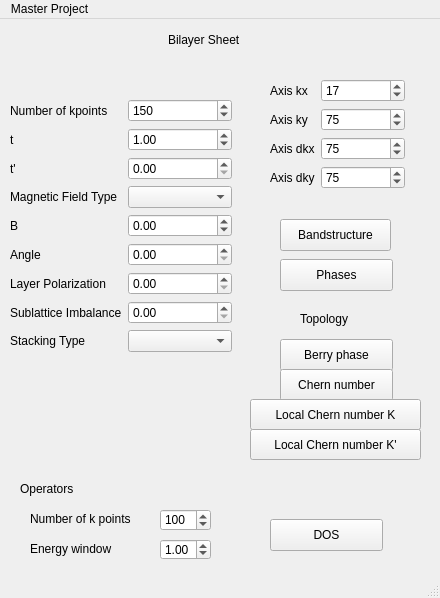
<?xml version="1.0" encoding="UTF-8"?>
<ui version="4.0">
 <class>Monolayer</class>
 <widget class="QMainWindow" name="Monolayer">
  <property name="geometry">
   <rect>
    <x>0</x>
    <y>0</y>
    <width>440</width>
    <height>598</height>
   </rect>
  </property>
  <property name="maximumSize">
   <size>
    <width>440</width>
    <height>790</height>
   </size>
  </property>
  <property name="windowTitle">
   <string>MainWindow</string>
  </property>
  <widget class="QWidget" name="Monolayer_2">
   <widget class="QWidget" name="verticalLayoutWidget">
    <property name="geometry">
     <rect>
      <x>10</x>
      <y>10</y>
      <width>231</width>
      <height>22</height>
     </rect>
    </property>
    <layout class="QHBoxLayout" name="horizontalLayout">
     <item>
      <spacer name="horizontalSpacer">
       <property name="orientation">
        <enum>Qt::Horizontal</enum>
       </property>
       <property name="sizeHint" stdset="0">
        <size>
         <width>40</width>
         <height>20</height>
        </size>
       </property>
      </spacer>
     </item>
     <item>
      <widget class="QLabel" name="label">
       <property name="text">
        <string>Bilayer Sheet</string>
       </property>
      </widget>
     </item>
    </layout>
   </widget>
   <widget class="QWidget" name="layoutWidget">
    <property name="geometry">
     <rect>
      <x>10</x>
      <y>80</y>
      <width>222</width>
      <height>341</height>
     </rect>
    </property>
    <layout class="QFormLayout" name="formLayout">
     <item row="1" column="0">
      <widget class="QLabel" name="label_12">
       <property name="text">
        <string>Number of kpoints</string>
       </property>
      </widget>
     </item>
     <item row="1" column="1">
      <widget class="QSpinBox" name="Nk">
       <property name="maximum">
        <number>300</number>
       </property>
       <property name="value">
        <number>150</number>
       </property>
      </widget>
     </item>
     <item row="2" column="0">
      <widget class="QLabel" name="label_3">
       <property name="text">
        <string>t</string>
       </property>
      </widget>
     </item>
     <item row="2" column="1">
      <widget class="QDoubleSpinBox" name="Hoppingt2">
       <property name="whatsThis">
        <string extracomment="INtra layer hopping"/>
       </property>
       <property name="locale">
        <locale language="English" country="UnitedKingdom"/>
       </property>
       <property name="decimals">
        <number>2</number>
       </property>
       <property name="minimum">
        <double>0.000000000000000</double>
       </property>
       <property name="maximum">
        <double>3.000000000000000</double>
       </property>
       <property name="singleStep">
        <double>0.010000000000000</double>
       </property>
       <property name="value">
        <double>1.000000000000000</double>
       </property>
      </widget>
     </item>
     <item row="3" column="0">
      <widget class="QLabel" name="label_4">
       <property name="text">
        <string>t'</string>
       </property>
      </widget>
     </item>
     <item row="3" column="1">
      <widget class="QDoubleSpinBox" name="Hoppingtprime2">
       <property name="whatsThis">
        <string extracomment="Inter layer hopping"/>
       </property>
       <property name="locale">
        <locale language="English" country="UnitedKingdom"/>
       </property>
       <property name="showGroupSeparator" stdset="0">
        <bool>false</bool>
       </property>
       <property name="minimum">
        <double>0.000000000000000</double>
       </property>
       <property name="maximum">
        <double>1.000000000000000</double>
       </property>
       <property name="singleStep">
        <double>0.010000000000000</double>
       </property>
      </widget>
     </item>
     <item row="5" column="0">
      <widget class="QLabel" name="label_11">
       <property name="text">
        <string>Magnetic Field Type</string>
       </property>
      </widget>
     </item>
     <item row="5" column="1">
      <widget class="QComboBox" name="SelectBBil"/>
     </item>
     <item row="7" column="0">
      <widget class="QLabel" name="label_5">
       <property name="text">
        <string>B</string>
       </property>
      </widget>
     </item>
     <item row="7" column="1">
      <widget class="QDoubleSpinBox" name="Magneticfield2">
       <property name="toolTipDuration">
        <number>-2</number>
       </property>
       <property name="whatsThis">
        <string extracomment="Magnetic field strength"/>
       </property>
       <property name="locale">
        <locale language="English" country="UnitedKingdom"/>
       </property>
       <property name="minimum">
        <double>-5.000000000000000</double>
       </property>
       <property name="maximum">
        <double>5.000000000000000</double>
       </property>
       <property name="singleStep">
        <double>0.010000000000000</double>
       </property>
      </widget>
     </item>
     <item row="10" column="0">
      <widget class="QLabel" name="label_6">
       <property name="text">
        <string>Layer Polarization</string>
       </property>
      </widget>
     </item>
     <item row="10" column="1">
      <widget class="QDoubleSpinBox" name="OnsiteV">
       <property name="whatsThis">
        <string extracomment="On-site potential"/>
       </property>
       <property name="locale">
        <locale language="English" country="UnitedKingdom"/>
       </property>
       <property name="maximum">
        <double>1.000000000000000</double>
       </property>
       <property name="singleStep">
        <double>0.010000000000000</double>
       </property>
      </widget>
     </item>
     <item row="13" column="0">
      <widget class="QLabel" name="label_8">
       <property name="text">
        <string>Stacking Type</string>
       </property>
      </widget>
     </item>
     <item row="13" column="1">
      <widget class="QComboBox" name="SelectStack"/>
     </item>
     <item row="8" column="1">
      <widget class="QDoubleSpinBox" name="BAngle">
       <property name="locale">
        <locale language="English" country="UnitedKingdom"/>
       </property>
       <property name="maximum">
        <double>4.000000000000000</double>
       </property>
       <property name="singleStep">
        <double>0.100000000000000</double>
       </property>
      </widget>
     </item>
     <item row="8" column="0">
      <widget class="QLabel" name="label_20">
       <property name="text">
        <string>Angle</string>
       </property>
      </widget>
     </item>
     <item row="11" column="1">
      <widget class="QDoubleSpinBox" name="OnsiteV_2">
       <property name="whatsThis">
        <string extracomment="On-site potential"/>
       </property>
       <property name="locale">
        <locale language="English" country="UnitedKingdom"/>
       </property>
       <property name="maximum">
        <double>1.000000000000000</double>
       </property>
       <property name="singleStep">
        <double>0.010000000000000</double>
       </property>
      </widget>
     </item>
     <item row="11" column="0">
      <widget class="QLabel" name="label_7">
       <property name="text">
        <string>Sublattice Imbalance</string>
       </property>
      </widget>
     </item>
    </layout>
   </widget>
   <widget class="QWidget" name="layoutWidget_2">
    <property name="geometry">
     <rect>
      <x>270</x>
      <y>60</y>
      <width>135</width>
      <height>128</height>
     </rect>
    </property>
    <layout class="QFormLayout" name="formLayout_3">
     <item row="0" column="0">
      <widget class="QLabel" name="label_2">
       <property name="text">
        <string>Axis kx</string>
       </property>
      </widget>
     </item>
     <item row="0" column="1">
      <widget class="QSpinBox" name="xIndex">
       <property name="maximum">
        <number>300</number>
       </property>
       <property name="value">
        <number>17</number>
       </property>
      </widget>
     </item>
     <item row="2" column="0">
      <widget class="QLabel" name="label_14">
       <property name="text">
        <string>Axis dkx</string>
       </property>
      </widget>
     </item>
     <item row="2" column="1">
      <widget class="QSpinBox" name="dxIndex">
       <property name="maximum">
        <number>300</number>
       </property>
       <property name="value">
        <number>75</number>
       </property>
      </widget>
     </item>
     <item row="3" column="1">
      <widget class="QSpinBox" name="dyIndex">
       <property name="maximum">
        <number>300</number>
       </property>
       <property name="value">
        <number>75</number>
       </property>
      </widget>
     </item>
     <item row="1" column="1">
      <widget class="QSpinBox" name="yIndex">
       <property name="maximum">
        <number>300</number>
       </property>
       <property name="value">
        <number>75</number>
       </property>
      </widget>
     </item>
     <item row="1" column="0">
      <widget class="QLabel" name="label_15">
       <property name="text">
        <string>Axis ky</string>
       </property>
      </widget>
     </item>
     <item row="3" column="0">
      <widget class="QLabel" name="label_16">
       <property name="text">
        <string>Axis dky</string>
       </property>
      </widget>
     </item>
    </layout>
   </widget>
   <widget class="QPushButton" name="Phases">
    <property name="geometry">
     <rect>
      <x>280</x>
      <y>240</y>
      <width>113</width>
      <height>32</height>
     </rect>
    </property>
    <property name="text">
     <string>Phases</string>
    </property>
   </widget>
   <widget class="QPushButton" name="PlotSummary">
    <property name="geometry">
     <rect>
      <x>280</x>
      <y>200</y>
      <width>111</width>
      <height>32</height>
     </rect>
    </property>
    <property name="text">
     <string>Bandstructure</string>
    </property>
   </widget>
   <widget class="QLabel" name="label_9">
    <property name="geometry">
     <rect>
      <x>300</x>
      <y>290</y>
      <width>61</width>
      <height>20</height>
     </rect>
    </property>
    <property name="text">
     <string>Topology</string>
    </property>
   </widget>
   <widget class="QPushButton" name="Berry">
    <property name="geometry">
     <rect>
      <x>280</x>
      <y>320</y>
      <width>113</width>
      <height>32</height>
     </rect>
    </property>
    <property name="text">
     <string>Berry phase</string>
    </property>
   </widget>
   <widget class="QPushButton" name="LocChernKprime">
    <property name="geometry">
     <rect>
      <x>250</x>
      <y>410</y>
      <width>171</width>
      <height>31</height>
     </rect>
    </property>
    <property name="text">
     <string>Local Chern number K'</string>
    </property>
   </widget>
   <widget class="QPushButton" name="Chern">
    <property name="geometry">
     <rect>
      <x>280</x>
      <y>350</y>
      <width>113</width>
      <height>32</height>
     </rect>
    </property>
    <property name="text">
     <string>Chern number</string>
    </property>
   </widget>
   <widget class="QPushButton" name="LocChernK">
    <property name="geometry">
     <rect>
      <x>250</x>
      <y>380</y>
      <width>171</width>
      <height>31</height>
     </rect>
    </property>
    <property name="text">
     <string>Local Chern number K</string>
    </property>
   </widget>
   <widget class="QPushButton" name="DOS">
    <property name="geometry">
     <rect>
      <x>270</x>
      <y>500</y>
      <width>113</width>
      <height>32</height>
     </rect>
    </property>
    <property name="text">
     <string>DOS</string>
    </property>
   </widget>
   <widget class="QLabel" name="label_13">
    <property name="geometry">
     <rect>
      <x>30</x>
      <y>490</y>
      <width>121</width>
      <height>20</height>
     </rect>
    </property>
    <property name="text">
     <string>Number of k points</string>
    </property>
   </widget>
   <widget class="QLabel" name="label_17">
    <property name="geometry">
     <rect>
      <x>30</x>
      <y>520</y>
      <width>121</width>
      <height>20</height>
     </rect>
    </property>
    <property name="text">
     <string>Energy window</string>
    </property>
   </widget>
   <widget class="QSpinBox" name="numberofKop">
    <property name="geometry">
     <rect>
      <x>160</x>
      <y>490</y>
      <width>51</width>
      <height>22</height>
     </rect>
    </property>
    <property name="maximum">
     <number>2000</number>
    </property>
    <property name="value">
     <number>100</number>
    </property>
   </widget>
   <widget class="QLabel" name="label_10">
    <property name="geometry">
     <rect>
      <x>20</x>
      <y>460</y>
      <width>61</width>
      <height>20</height>
     </rect>
    </property>
    <property name="text">
     <string>Operators</string>
    </property>
   </widget>
   <widget class="QDoubleSpinBox" name="energy">
    <property name="geometry">
     <rect>
      <x>160</x>
      <y>520</y>
      <width>51</width>
      <height>21</height>
     </rect>
    </property>
    <property name="toolTipDuration">
     <number>-2</number>
    </property>
    <property name="whatsThis">
     <string extracomment="Magnetic field strength"/>
    </property>
    <property name="locale">
     <locale language="English" country="UnitedKingdom"/>
    </property>
    <property name="minimum">
     <double>-5.000000000000000</double>
    </property>
    <property name="maximum">
     <double>5.000000000000000</double>
    </property>
    <property name="singleStep">
     <double>0.010000000000000</double>
    </property>
    <property name="value">
     <double>1.000000000000000</double>
    </property>
   </widget>
  </widget>
  <widget class="QMenuBar" name="menubar">
   <property name="geometry">
    <rect>
     <x>0</x>
     <y>0</y>
     <width>440</width>
     <height>22</height>
    </rect>
   </property>
   <widget class="QMenu" name="menuMaster_Project">
    <property name="title">
     <string>Master Project</string>
    </property>
    <addaction name="actionMonolayer"/>
   </widget>
   <addaction name="menuMaster_Project"/>
  </widget>
  <widget class="QStatusBar" name="statusbar"/>
  <action name="actionMonolayer">
   <property name="text">
    <string>Bilayer</string>
   </property>
  </action>
 </widget>
 <resources/>
 <connections/>
</ui>
